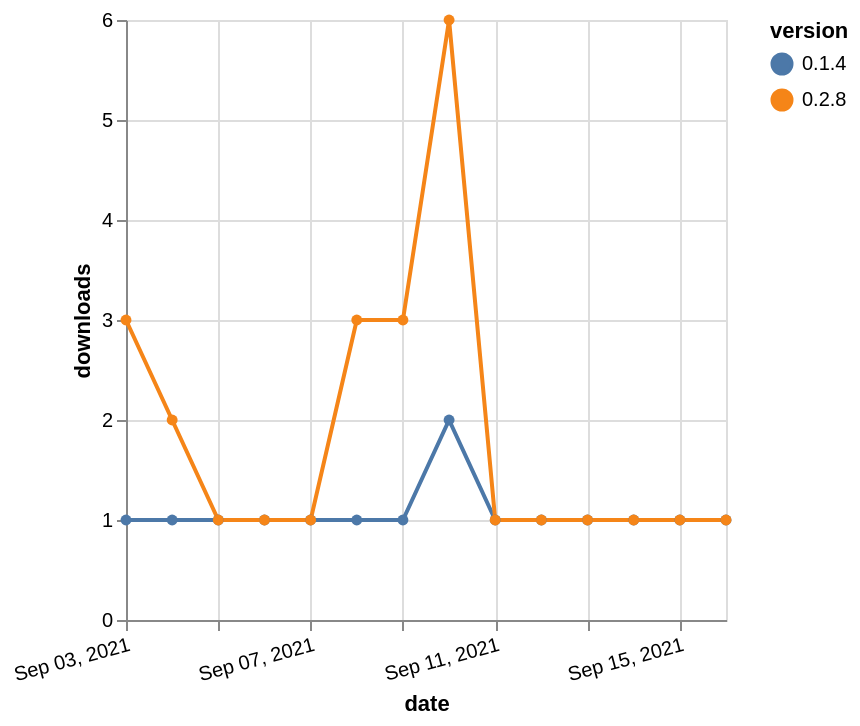

Source (Vega-Lite JSON):
### Vega-Lite specification from a JSON file in a GitHub repository (floating-point values rounded to 4 significant figures)
{"$schema": "https://vega.github.io/schema/vega-lite/v5.json", "description": "A simple bar chart with embedded data.", "data": {"values": [{"date": "2021-09-03", "total": 245, "delta": 1, "version": "0.1.4"}, {"date": "2021-09-04", "total": 246, "delta": 1, "version": "0.1.4"}, {"date": "2021-09-05", "total": 247, "delta": 1, "version": "0.1.4"}, {"date": "2021-09-06", "total": 248, "delta": 1, "version": "0.1.4"}, {"date": "2021-09-07", "total": 249, "delta": 1, "version": "0.1.4"}, {"date": "2021-09-08", "total": 250, "delta": 1, "version": "0.1.4"}, {"date": "2021-09-09", "total": 251, "delta": 1, "version": "0.1.4"}, {"date": "2021-09-10", "total": 253, "delta": 2, "version": "0.1.4"}, {"date": "2021-09-11", "total": 254, "delta": 1, "version": "0.1.4"}, {"date": "2021-09-12", "total": 255, "delta": 1, "version": "0.1.4"}, {"date": "2021-09-13", "total": 256, "delta": 1, "version": "0.1.4"}, {"date": "2021-09-14", "total": 257, "delta": 1, "version": "0.1.4"}, {"date": "2021-09-15", "total": 258, "delta": 1, "version": "0.1.4"}, {"date": "2021-09-16", "total": 259, "delta": 1, "version": "0.1.4"}, {"date": "2021-09-03", "total": 514, "delta": 3, "version": "0.2.8"}, {"date": "2021-09-04", "total": 516, "delta": 2, "version": "0.2.8"}, {"date": "2021-09-05", "total": 517, "delta": 1, "version": "0.2.8"}, {"date": "2021-09-06", "total": 518, "delta": 1, "version": "0.2.8"}, {"date": "2021-09-07", "total": 519, "delta": 1, "version": "0.2.8"}, {"date": "2021-09-08", "total": 522, "delta": 3, "version": "0.2.8"}, {"date": "2021-09-09", "total": 525, "delta": 3, "version": "0.2.8"}, {"date": "2021-09-10", "total": 531, "delta": 6, "version": "0.2.8"}, {"date": "2021-09-11", "total": 532, "delta": 1, "version": "0.2.8"}, {"date": "2021-09-12", "total": 533, "delta": 1, "version": "0.2.8"}, {"date": "2021-09-13", "total": 534, "delta": 1, "version": "0.2.8"}, {"date": "2021-09-14", "total": 535, "delta": 1, "version": "0.2.8"}, {"date": "2021-09-15", "total": 536, "delta": 1, "version": "0.2.8"}, {"date": "2021-09-16", "total": 537, "delta": 1, "version": "0.2.8"}]}, "width": "container", "mark": {"type": "line", "point": {"filled": true}}, "encoding": {"x": {"field": "date", "type": "temporal", "timeUnit": "yearmonthdate", "title": "date", "axis": {"labelAngle": -15}}, "y": {"field": "delta", "type": "quantitative", "title": "downloads"}, "color": {"field": "version", "type": "nominal"}, "tooltip": {"field": "delta"}}}
